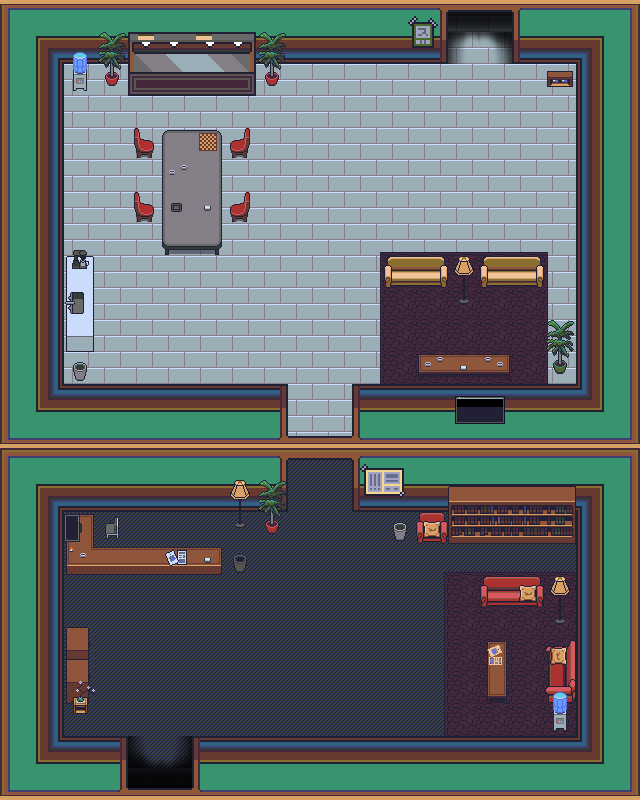

Rendered tile map (Tiled .tmx) drawn with the repository's tilesets; below, a short description and the map source with its tile grids summarised:
An orthogonal 20x25 tile map with 32x32 px tiles, 11 tile layers (floors 1, floors 2, walls 1, walltopper, ...), 7 tilesets.

<map version="1.4" tiledversion="1.4.2" orientation="orthogonal" renderorder="right-down" width="20" height="25" tilewidth="32" tileheight="32" infinite="0" nextlayerid="16" nextobjectid="1">
 <tileset firstgid="1" source="../../tilesets/Gather Conference 0.x.tsx" />
 <tileset firstgid="1025" source="gather_train_0.a.9.tsx" />
 <tileset firstgid="5897" source="../../tilesets/Gather Public Inside 0.x.tsx" />
 <tileset firstgid="6825" source="../../tilesets/Gather University 0.x.tsx" />
 <tileset firstgid="7289" source="../../tilesets/Gather Furniture 0.x.tsx" />
 <tileset firstgid="8313" source="../../tilesets/Gather Games 0.x.tsx" />
 <tileset firstgid="9241" source="gather_furniture_0.5.1 scratch.tsx" />
 <group id="8" name="bg">
  <layer id="2" name="floors 1" width="20" height="25">
   <data>[500 cells, 500 non-empty, 2 distinct tile ids]</data>
  </layer>
  <layer id="3" name="floors 2" width="20" height="25">
   <data>[500 cells, 77 non-empty, 10 distinct tile ids]</data>
  </layer>
  <layer id="1" name="walls 1" width="20" height="25">
   <data>[500 cells, 228 non-empty, 16 distinct tile ids]</data>
  </layer>
  <layer id="4" name="walltopper" width="20" height="25">
   <data>[500 cells, 60 non-empty, 11 distinct tile ids]</data>
  </layer>
  <layer id="5" name="wall decor" width="20" height="25">
   <data>[500 cells, 12 non-empty, 12 distinct tile ids]</data>
  </layer>
  <layer id="6" name="furn 1" width="20" height="25">
   <data>[500 cells, 74 non-empty, 55 distinct tile ids]</data>
  </layer>
  <layer id="7" name="furn 2" width="20" height="25">
   <data>[500 cells, 28 non-empty, 22 distinct tile ids]</data>
  </layer>
  <layer id="13" name="furn 3" width="20" height="25">
   <data>[500 cells, 3 non-empty, 3 distinct tile ids]</data>
  </layer>
 </group>
 <group id="10" name="fg">
  <layer id="9" name="door 1" width="20" height="25">
   <data>[500 cells, 8 non-empty, 2 distinct tile ids]</data>
  </layer>
  <layer id="11" name="door 2" width="20" height="25">
   <data>[500 cells, 6 non-empty, 2 distinct tile ids]</data>
  </layer>
  <layer id="14" name="other 1" width="20" height="25">
   <data>[500 cells, 9 non-empty, 7 distinct tile ids]</data>
  </layer>
 </group>
</map>
